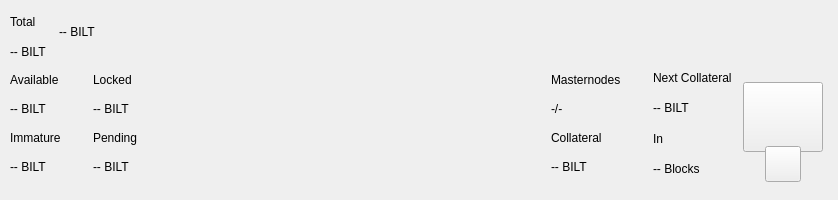
<?xml version="1.0" encoding="UTF-8"?>
<ui version="4.0">
 <class>TopBar</class>
 <widget class="QWidget" name="TopBar">
  <property name="geometry">
   <rect>
    <x>0</x>
    <y>0</y>
    <width>838</width>
    <height>200</height>
   </rect>
  </property>
  <property name="minimumSize">
   <size>
    <width>0</width>
    <height>200</height>
   </size>
  </property>
  <property name="maximumSize">
   <size>
    <width>16777215</width>
    <height>200</height>
   </size>
  </property>
  <property name="windowTitle">
   <string>Form</string>
  </property>
  <layout class="QVBoxLayout" name="verticalLayout_10" stretch="0">
   <property name="spacing">
    <number>0</number>
   </property>
   <property name="leftMargin">
    <number>0</number>
   </property>
   <property name="topMargin">
    <number>0</number>
   </property>
   <property name="rightMargin">
    <number>0</number>
   </property>
   <property name="bottomMargin">
    <number>0</number>
   </property>
   <item>
    <widget class="PFBorderImage" name="containerTop">
     <layout class="QVBoxLayout" name="verticalLayout_11">
      <property name="spacing">
       <number>0</number>
      </property>
      <property name="leftMargin">
       <number>0</number>
      </property>
      <property name="topMargin">
       <number>0</number>
      </property>
      <property name="rightMargin">
       <number>0</number>
      </property>
      <property name="bottomMargin">
       <number>0</number>
      </property>
      <item>
       <widget class="QWidget" name="top_container_2" native="true">
        <property name="minimumSize">
         <size>
          <width>0</width>
          <height>65</height>
         </size>
        </property>
        <layout class="QHBoxLayout" name="top_container">
         <property name="spacing">
          <number>0</number>
         </property>
         <property name="leftMargin">
          <number>10</number>
         </property>
         <property name="topMargin">
          <number>0</number>
         </property>
         <property name="rightMargin">
          <number>10</number>
         </property>
         <property name="bottomMargin">
          <number>0</number>
         </property>
         <item>
          <layout class="QHBoxLayout" name="horizontalLayout_4">
           <property name="spacing">
            <number>12</number>
           </property>
           <property name="rightMargin">
            <number>0</number>
           </property>
           <item>
            <widget class="QWidget" name="widgetAmount" native="true">
             <layout class="QVBoxLayout" name="verticalLayout_2">
              <property name="spacing">
               <number>2</number>
              </property>
              <property name="leftMargin">
               <number>0</number>
              </property>
              <property name="topMargin">
               <number>8</number>
              </property>
              <property name="rightMargin">
               <number>0</number>
              </property>
              <property name="bottomMargin">
               <number>0</number>
              </property>
              <item>
               <widget class="QLabel" name="labelTitle1">
                <property name="text">
                 <string>Total</string>
                </property>
               </widget>
              </item>
              <item>
               <widget class="QLabel" name="labelAmountPiv">
                <property name="text">
                 <string notr="true">-- BILT</string>
                </property>
               </widget>
              </item>
             </layout>
            </widget>
           </item>
           <item alignment="Qt::AlignVCenter">
            <widget class="QWidget" name="widgetTopAmount" native="true">
             <property name="sizePolicy">
              <sizepolicy hsizetype="Preferred" vsizetype="Maximum">
               <horstretch>0</horstretch>
               <verstretch>0</verstretch>
              </sizepolicy>
             </property>
             <layout class="QHBoxLayout" name="horizontalLayout_5">
              <property name="spacing">
               <number>0</number>
              </property>
              <property name="leftMargin">
               <number>0</number>
              </property>
              <property name="topMargin">
               <number>0</number>
              </property>
              <property name="rightMargin">
               <number>0</number>
              </property>
              <property name="bottomMargin">
               <number>0</number>
              </property>
              <item alignment="Qt::AlignTop">
               <widget class="QLabel" name="labelAmountTopPiv">
                <property name="minimumSize">
                 <size>
                  <width>0</width>
                  <height>36</height>
                 </size>
                </property>
                <property name="styleSheet">
                 <string notr="true">padding:0px;margin:0px;</string>
                </property>
                <property name="text">
                 <string notr="true">-- BILT</string>
                </property>
               </widget>
              </item>
             </layout>
            </widget>
           </item>
           <item>
            <spacer name="horizontalSpacer">
             <property name="orientation">
              <enum>Qt::Horizontal</enum>
             </property>
             <property name="sizeHint" stdset="0">
              <size>
               <width>40</width>
               <height>20</height>
              </size>
             </property>
            </spacer>
           </item>
           <item alignment="Qt::AlignRight">
            <widget class="QWidget" name="layoutSync" native="true">
             <property name="minimumSize">
              <size>
               <width>0</width>
               <height>36</height>
              </size>
             </property>
             <property name="maximumSize">
              <size>
               <width>16777215</width>
               <height>36</height>
              </size>
             </property>
             <layout class="QVBoxLayout" name="verticalLayout_9">
              <property name="leftMargin">
               <number>0</number>
              </property>
              <property name="topMargin">
               <number>0</number>
              </property>
              <property name="rightMargin">
               <number>0</number>
              </property>
              <property name="bottomMargin">
               <number>0</number>
              </property>
              <item>
               <widget class="ExpandableButton" name="pushButtonSync" native="true">
                <property name="minimumSize">
                 <size>
                  <width>36</width>
                  <height>36</height>
                 </size>
                </property>
                <property name="maximumSize">
                 <size>
                  <width>16777215</width>
                  <height>36</height>
                 </size>
                </property>
               </widget>
              </item>
             </layout>
            </widget>
           </item>
           <item>
            <widget class="ExpandableButton" name="pushButtonHDUpgrade" native="true">
             <property name="minimumSize">
              <size>
               <width>36</width>
               <height>36</height>
              </size>
             </property>
             <property name="maximumSize">
              <size>
               <width>16777215</width>
               <height>36</height>
              </size>
             </property>
            </widget>
           </item>
           <item>
            <widget class="ExpandableButton" name="pushButtonStack" native="true">
             <property name="minimumSize">
              <size>
               <width>36</width>
               <height>36</height>
              </size>
             </property>
             <property name="maximumSize">
              <size>
               <width>16777215</width>
               <height>36</height>
              </size>
             </property>
            </widget>
           </item>
           <item>
            <widget class="ExpandableButton" name="pushButtonConf" native="true">
             <property name="minimumSize">
              <size>
               <width>36</width>
               <height>36</height>
              </size>
             </property>
             <property name="maximumSize">
              <size>
               <width>16777215</width>
               <height>36</height>
              </size>
             </property>
            </widget>
           </item>
           <item>
            <widget class="ExpandableButton" name="pushButtonMasternodes" native="true">
             <property name="minimumSize">
              <size>
               <width>36</width>
               <height>36</height>
              </size>
             </property>
             <property name="maximumSize">
              <size>
               <width>16777215</width>
               <height>36</height>
              </size>
             </property>
            </widget>
           </item>
           <item>
            <widget class="ExpandableButton" name="pushButtonConsole" native="true">
             <property name="minimumSize">
              <size>
               <width>36</width>
               <height>36</height>
              </size>
             </property>
             <property name="maximumSize">
              <size>
               <width>16777215</width>
               <height>36</height>
              </size>
             </property>
            </widget>
           </item>
           <item>
            <widget class="ExpandableButton" name="pushButtonConnection" native="true">
             <property name="minimumSize">
              <size>
               <width>36</width>
               <height>36</height>
              </size>
             </property>
             <property name="maximumSize">
              <size>
               <width>16777215</width>
               <height>36</height>
              </size>
             </property>
            </widget>
           </item>
           <item>
            <widget class="ExpandableButton" name="pushButtonTor" native="true">
             <property name="minimumSize">
              <size>
               <width>36</width>
               <height>36</height>
              </size>
             </property>
             <property name="maximumSize">
              <size>
               <width>16777215</width>
               <height>36</height>
              </size>
             </property>
            </widget>
           </item>
           <item>
            <widget class="ExpandableButton" name="pushButtonLock" native="true">
             <property name="sizePolicy">
              <sizepolicy hsizetype="Expanding" vsizetype="Expanding">
               <horstretch>0</horstretch>
               <verstretch>0</verstretch>
              </sizepolicy>
             </property>
             <property name="minimumSize">
              <size>
               <width>36</width>
               <height>0</height>
              </size>
             </property>
             <property name="maximumSize">
              <size>
               <width>16777215</width>
               <height>36</height>
              </size>
             </property>
            </widget>
           </item>
           <item>
            <widget class="ExpandableButton" name="pushButtonTheme" native="true">
             <property name="minimumSize">
              <size>
               <width>36</width>
               <height>36</height>
              </size>
             </property>
             <property name="maximumSize">
              <size>
               <width>16777215</width>
               <height>36</height>
              </size>
             </property>
            </widget>
           </item>
           <item>
            <widget class="ExpandableButton" name="pushButtonFAQ" native="true">
             <property name="minimumSize">
              <size>
               <width>36</width>
               <height>36</height>
              </size>
             </property>
             <property name="maximumSize">
              <size>
               <width>16777215</width>
               <height>36</height>
              </size>
             </property>
            </widget>
           </item>
          </layout>
         </item>
        </layout>
       </widget>
      </item>
      <item>
       <widget class="QWidget" name="bottom_container" native="true">
        <property name="minimumSize">
         <size>
          <width>0</width>
          <height>135</height>
         </size>
        </property>
        <layout class="QHBoxLayout" name="botton_container">
         <property name="leftMargin">
          <number>10</number>
         </property>
         <property name="topMargin">
          <number>0</number>
         </property>
         <property name="rightMargin">
          <number>10</number>
         </property>
         <property name="bottomMargin">
          <number>10</number>
         </property>
         <item>
          <layout class="QHBoxLayout" name="horizontalLayout_3">
           <property name="spacing">
            <number>0</number>
           </property>
           <property name="bottomMargin">
            <number>9</number>
           </property>
           <item>
            <layout class="QVBoxLayout" name="verticalLayout_7">
             <property name="spacing">
              <number>0</number>
             </property>
             <property name="leftMargin">
              <number>0</number>
             </property>
             <property name="rightMargin">
              <number>0</number>
             </property>
             <item>
              <layout class="QHBoxLayout" name="horizontalLayout_2">
               <property name="spacing">
                <number>0</number>
               </property>
               <item>
                <layout class="QVBoxLayout" name="verticalLayout_6">
                 <item>
                  <widget class="QLabel" name="labelTitle5">
                   <property name="text">
                    <string>Available</string>
                   </property>
                  </widget>
                 </item>
                 <item>
                  <widget class="QLabel" name="labelAvailablePiv">
                   <property name="text">
                    <string>-- BILT</string>
                   </property>
                  </widget>
                 </item>
                 <item>
                  <widget class="QLabel" name="labelTitle4">
                   <property name="text">
                    <string>Immature</string>
                   </property>
                  </widget>
                 </item>
                 <item>
                  <widget class="QLabel" name="labelImmaturePiv">
                   <property name="text">
                    <string notr="true">-- BILT</string>
                   </property>
                  </widget>
                 </item>
                </layout>
               </item>
               <item>
                <layout class="QVBoxLayout" name="verticalLayout_8">
                 <property name="leftMargin">
                  <number>32</number>
                 </property>
                 <item>
                  <widget class="QLabel" name="labelTitle6">
                   <property name="text">
                    <string>Locked</string>
                   </property>
                  </widget>
                 </item>
                 <item>
                  <widget class="QLabel" name="labelLockedPiv">
                   <property name="text">
                    <string>-- BILT</string>
                   </property>
                  </widget>
                 </item>
                 <item>
                  <widget class="QLabel" name="labelTitle3">
                   <property name="text">
                    <string>Pending</string>
                   </property>
                  </widget>
                 </item>
                 <item>
                  <widget class="QLabel" name="labelPendingPiv">
                   <property name="text">
                    <string notr="true">-- BILT</string>
                   </property>
                  </widget>
                 </item>
                </layout>
               </item>
              </layout>
             </item>
            </layout>
           </item>
          </layout>
         </item>
         <item>
          <spacer name="horizontalSpacer_2">
           <property name="orientation">
            <enum>Qt::Horizontal</enum>
           </property>
           <property name="sizeHint" stdset="0">
            <size>
             <width>40</width>
             <height>20</height>
            </size>
           </property>
          </spacer>
         </item>
         <item>
          <layout class="QHBoxLayout" name="horizontalLayout_6">
           <property name="spacing">
            <number>0</number>
           </property>
           <property name="rightMargin">
            <number>0</number>
           </property>
           <property name="bottomMargin">
            <number>9</number>
           </property>
           <item>
            <layout class="QVBoxLayout" name="verticalLayout_5">
             <item>
              <widget class="QLabel" name="labelMasternodesTitle">
               <property name="text">
                <string>Masternodes</string>
               </property>
              </widget>
             </item>
             <item>
              <widget class="QLabel" name="labelMasternodeCount">
               <property name="text">
                <string>-/-</string>
               </property>
              </widget>
             </item>
             <item>
              <widget class="QLabel" name="labelTitle8">
               <property name="text">
                <string>Collateral</string>
               </property>
              </widget>
             </item>
             <item>
              <widget class="QLabel" name="labelCollateralPiv">
               <property name="text">
                <string notr="true">-- BILT</string>
               </property>
              </widget>
             </item>
            </layout>
           </item>
           <item>
            <widget class="QWidget" name="widgetNextCollateral" native="true">
             <layout class="QVBoxLayout" name="verticalLayout_12">
              <property name="leftMargin">
               <number>32</number>
              </property>
              <property name="topMargin">
               <number>0</number>
              </property>
              <property name="rightMargin">
               <number>0</number>
              </property>
              <property name="bottomMargin">
               <number>0</number>
              </property>
              <item>
               <widget class="QLabel" name="labelNextMasternodesTitle">
                <property name="text">
                 <string>Next Collateral</string>
                </property>
               </widget>
              </item>
              <item>
               <widget class="QLabel" name="labelNextCollateralValue">
                <property name="text">
                 <string>-- BILT</string>
                </property>
               </widget>
              </item>
              <item>
               <widget class="QLabel" name="labelTitle9">
                <property name="text">
                 <string>In</string>
                </property>
               </widget>
              </item>
              <item>
               <widget class="QLabel" name="labelNextCollateralBlocks">
                <property name="text">
                 <string notr="true">-- Blocks</string>
                </property>
               </widget>
              </item>
             </layout>
            </widget>
           </item>
          </layout>
         </item>
         <item>
          <widget class="QWidget" name="qrContainer" native="true">
           <property name="sizePolicy">
            <sizepolicy hsizetype="Preferred" vsizetype="Minimum">
             <horstretch>0</horstretch>
             <verstretch>0</verstretch>
            </sizepolicy>
           </property>
           <property name="minimumSize">
            <size>
             <width>90</width>
             <height>110</height>
            </size>
           </property>
           <property name="maximumSize">
            <size>
             <width>90</width>
             <height>110</height>
            </size>
           </property>
           <layout class="QVBoxLayout" name="containerQR">
            <property name="spacing">
             <number>0</number>
            </property>
            <property name="leftMargin">
             <number>5</number>
            </property>
            <property name="topMargin">
             <number>10</number>
            </property>
            <property name="rightMargin">
             <number>5</number>
            </property>
            <property name="bottomMargin">
             <number>0</number>
            </property>
            <item>
             <widget class="QPushButton" name="btnQr">
              <property name="minimumSize">
               <size>
                <width>70</width>
                <height>70</height>
               </size>
              </property>
              <property name="maximumSize">
               <size>
                <width>16777215</width>
                <height>70</height>
               </size>
              </property>
              <property name="focusPolicy">
               <enum>Qt::NoFocus</enum>
              </property>
              <property name="text">
               <string/>
              </property>
              <property name="iconSize">
               <size>
                <width>70</width>
                <height>70</height>
               </size>
              </property>
             </widget>
            </item>
            <item>
             <spacer name="verticalSpacer">
              <property name="orientation">
               <enum>Qt::Vertical</enum>
              </property>
              <property name="sizeType">
               <enum>QSizePolicy::Fixed</enum>
              </property>
              <property name="sizeHint" stdset="0">
               <size>
                <width>20</width>
                <height>20</height>
               </size>
              </property>
             </spacer>
            </item>
            <item alignment="Qt::AlignHCenter|Qt::AlignBottom">
             <widget class="QPushButton" name="pushButtonQR">
              <property name="minimumSize">
               <size>
                <width>36</width>
                <height>36</height>
               </size>
              </property>
              <property name="maximumSize">
               <size>
                <width>36</width>
                <height>36</height>
               </size>
              </property>
              <property name="focusPolicy">
               <enum>Qt::NoFocus</enum>
              </property>
              <property name="text">
               <string/>
              </property>
             </widget>
            </item>
           </layout>
          </widget>
         </item>
        </layout>
       </widget>
      </item>
     </layout>
    </widget>
   </item>
  </layout>
 </widget>
 <customwidgets>
  <customwidget>
   <class>ExpandableButton</class>
   <extends>QWidget</extends>
   <header>qt/pivx/expandablebutton.h</header>
   <container>1</container>
  </customwidget>
  <customwidget>
   <class>PFBorderImage</class>
   <extends>QFrame</extends>
   <header>qt/pivx/pfborderimage.h</header>
   <container>1</container>
  </customwidget>
 </customwidgets>
 <resources/>
 <connections/>
</ui>
